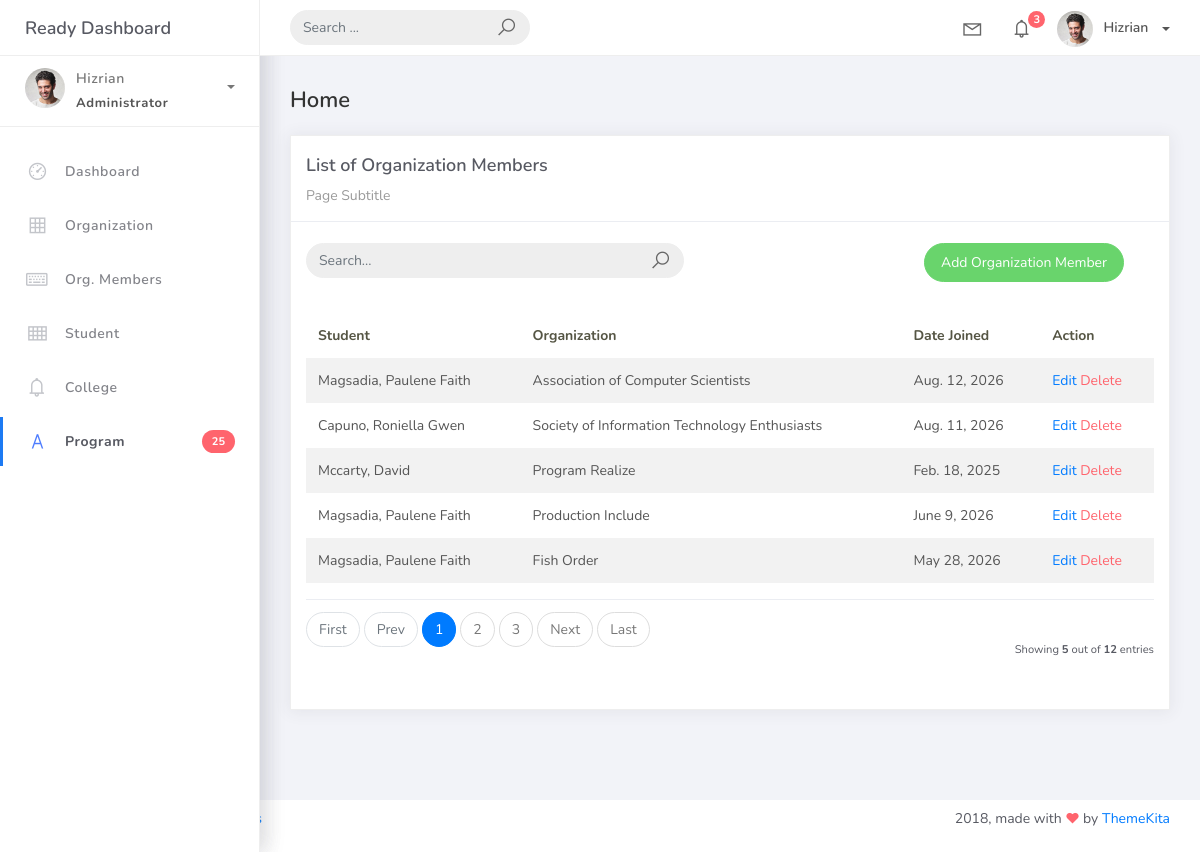
/orgmembers/, run on the app's committed database.
### studentorg/models.py (models this page shows, shortened)
class BaseModel(models.Model):
    created_at = models.DateTimeField(auto_now_add=True, db_index=True)
    updated_at = models.DateTimeField(auto_now=True)
    class Meta:
        abstract = True

class OrgMember(BaseModel):
    student = models.ForeignKey(Student, on_delete=models.CASCADE)
    organization = models.ForeignKey(Organization, on_delete=models.CASCADE)
    date_joined = models.DateField()

class Student(BaseModel):
    student_id = models.CharField(max_length=15)
    lastname = models.CharField(max_length=25)
    firstname = models.CharField(max_length=25)
    middlename = models.CharField(max_length=25, blank=True, null=True)
    program = models.ForeignKey(Program, on_delete=models.CASCADE)
    def __str__(self):
        return f"{self.lastname}, {self.firstname}"

class Organization(BaseModel):
    name = models.CharField(max_length=250)
    college = models.ForeignKey(
        College,
        null=True,
        blank=True,
        on_delete=models.CASCADE
    )
    description = models.CharField(max_length=500)
    def __str__(self):
        return self.name

### studentorg/views.py (the view, shortened to what this page needs)
# urls.py: path('orgmembers/', views.OrgMemberList.as_view(), name='orgmember-list'),
class OrgMemberList(ListView):
    model = OrgMember
    template_name = "orgmember_list.html"
    paginate_by = 5
    def get_queryset(self):
        qs = OrgMember.objects.all()
        query = self.request.GET.get('search')
        return qs

### templates/orgmember_list.html
{% extends 'base.html' %} {% load static %} {% block content %}
<div class="content">
    <div class="container-fluid">
        <h4 class="page-title">Home</h4>
        <div class="row">
            <div class="col-md-12">
                <div class="card">
                    <div class="card-header">
                        <div class="card-title">List of Organization Members</div>
                        <div class="card-category">Page Subtitle</div>
                    </div>
                    <br />
                    <div class="col-md-12 row">
                        <div class="col-md-6">
                            <form method="GET" action="{% url 'orgmember-list' %}" class="navbar-left navbar-form nav-search mr-md-3">
                                <div class="input-group">
                                    <input type="text" name="search" placeholder="Search..." class="form-control" value="{{ request.GET.search }}" />
                                    <div class="input-group-append">
                                        <button type="submit" class="input-group-text">
                                            <i class="la la-search search-icon"></i>
                                        </button>
                                    </div>
                                </div>
                            </form>
                        </div>
                        <div class="col-md-6">
                            <div class="pull-right">
                                <a href="{% url 'orgmember-add' %}" class="btn btn-success btn-rounded">
                                    Add Organization Member
                                </a>
                            </div>
                        </div>
                    </div>
                    <div class="card-body">
                        <table class="table table-striped mt-3">
                            <thead>
                                <tr>
                                    <th scope="col">Student</th>
                                    <th scope="col">Organization</th>
                                    <th scope="col">Date Joined</th>
                                    <th scope="col">Action</th>
                                </tr>
                            </thead>
                            <tbody>
                                {% for object in object_list %}
                                <tr>
                                    <td>{{ object.student }}</td>
                                    <td>{{ object.organization }}</td>
                                    <td>{{ object.date_joined }}</td>
                                    <td>
                                        <a href="{% url 'orgmember-update' object.id %}">Edit</a>
                                        <a href="{% url 'orgmember-delete' object.id %}" class="text-danger">Delete</a>
                                    </td>
                                </tr>
                                {% empty %}
                                <tr>
                                    <td colspan="4" style="text-align: center">
                                        <p class="text-sm font-weight-bold mb-0"> No Records Found</p>
                                    </td>
                                </tr>
                                {% endfor %}
                            </tbody>
                        </table>
                        {% include 'includes/pagination.html' %}
                    </div>
                </div>
            </div>
        </div>
    </div>
</div>
{% endblock %}

### data on the page
OrgMember: student "Magsadia, Paulene Faith", organization "Association of Computer Scientists", date_joined "Aug. 12, 2026"
OrgMember: student "Capuno, Roniella Gwen", organization "Society of Information Technology Enthusiasts", date_joined "Aug. 11, 2026"
OrgMember: student "Mccarty, David", organization "Program Realize", date_joined "Feb. 18, 2025"
OrgMember: student "Magsadia, Paulene Faith", organization "Production Include", date_joined "June 9, 2026"
OrgMember: student "Magsadia, Paulene Faith", organization "Fish Order", date_joined "May 28, 2026"

### other printed values
{{ page_num }} "1"
{{ page_num }} "2" "3"
{{ object_list.count }} "5"
{{ paginator.count }} "12"
